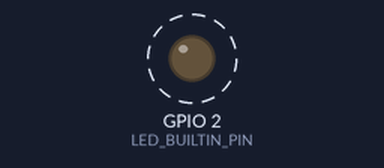
Bench run of a sketch on a simulated ESP32. Parts: output pins drawn as LEDs (lit = HIGH). Dashed ring = blinking. What the sketch prints to the serial monitor is not drawn.

Above: at 0.9 s.
Timing chart, 0 to 5.0 s (numbered marks = the images above):
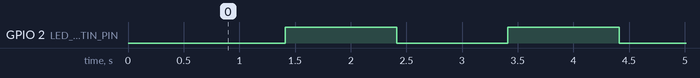

Measured:
- by itself, GPIO 2 (LED_BUILTIN_PIN): alternates HIGH for 1.0 s and LOW for 1.0 s

The sketch:

T01_hello.ino
```cpp
// T01_hello — 보드 인식 · 시리얼 · MAC 주소 · 내장 LED 확인
// 보드: ESP32 DevKitC WROOM-32D (CP2102) · Arduino-ESP32 코어 3.x
// 합격 기준: 시리얼 모니터(115200)에 1초마다 uptime과 MAC이 찍힘
// 참고: Espressif 공식 DevKitC V4에는 전원 LED만 있고 사용자 LED가 없음 → GPIO2 점멸은 호환 보드에서만 보임
#include <WiFi.h>

const int LED_BUILTIN_PIN = 2;   // 호환 보드의 GPIO2 LED (공식 V4에는 없음 · 시리얼만 봐도 됨)

void setup() {
  Serial.begin(115200);
  delay(300);
  pinMode(LED_BUILTIN_PIN, OUTPUT);
  WiFi.mode(WIFI_STA);           // MAC을 읽기 위해 STA 모드만 켬 (공유기 접속 안 함)
  delay(100);                    // WiFi 드라이버 초기화 대기 — 없으면 macAddress()가 00:00:00:00:00:00을 반환함(실기 확인, 2026-09-16)
  Serial.println();
  Serial.println("[T01] CleanBox ESP32 hello");
  Serial.printf("[T01] chip=%s rev=%d cores=%d cpu=%lu MHz\n",
                ESP.getChipModel(), (int)ESP.getChipRevision(), (int)ESP.getChipCores(), (unsigned long)ESP.getCpuFreqMHz());
  Serial.printf("[T01] flash=%lu KB  free heap=%lu B\n", (unsigned long)(ESP.getFlashChipSize() / 1024), (unsigned long)ESP.getFreeHeap());
  Serial.printf("[T01] MAC(STA)=%s   <- 보드 뒷면 스티커에 적어 둘 것\n", WiFi.macAddress().c_str());
}

void loop() {
  static uint32_t n = 0;
  digitalWrite(LED_BUILTIN_PIN, n & 1);
  Serial.printf("[T01] uptime=%lu s\n", (unsigned long)(millis() / 1000));
  n++;
  delay(1000);
}
```
